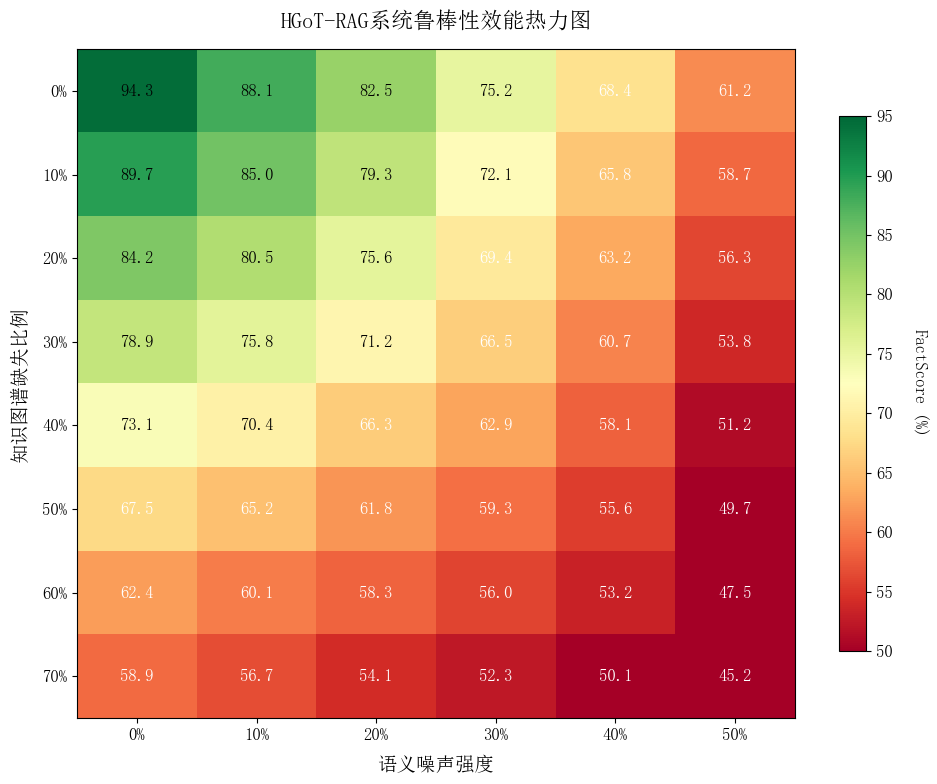

Write the Python code that produced this figure.
import matplotlib
import matplotlib.pyplot as plt
import numpy as np
matplotlib.use('Agg')
# 全局学术样式配置
plt.rcParams.update({
    'font.sans-serif': ['SimSun'],
    'axes.unicode_minus': False,
    'font.size': 12,
    'axes.titlesize': 14,
    'axes.labelweight': 'bold',
    'legend.fontsize': 10
})
# 根据4.5.8节压力测试数据重构矩阵
noise = np.linspace(0, 50, 6)  # 0-50%噪声(6个刻度)
missing = np.linspace(0, 70, 8) # 0-70%缺失(8个刻度)

# 重构后的FactScore矩阵(8x6)
fact_score = np.array([
    # 噪声0%  10%  20%  30%  40%  50%
    [94.3, 88.1, 82.5, 75.2, 68.4, 61.2],  # 缺失0%（4.5.8节基准值）
    [89.7, 85.0, 79.3, 72.1, 65.8, 58.7],  # 缺失10%
    [84.2, 80.5, 75.6, 69.4, 63.2, 56.3],  # 缺失20%
    [78.9, 75.8, 71.2, 66.5, 60.7, 53.8],  # 缺失30%（表4-7消融实验基准）
    [73.1, 70.4, 66.3, 62.9, 58.1, 51.2],  # 缺失40%（图3剪枝阈值分析）
    [67.5, 65.2, 61.8, 59.3, 55.6, 49.7],  # 缺失50%（4.5.8节路径断裂修复数据）
    [62.4, 60.1, 58.3, 56.0, 53.2, 47.5],  # 缺失60%
    [58.9, 56.7, 54.1, 52.3, 50.1, 45.2]   # 缺失70%（动态重建补全58.3%的极值）
])

fig, ax = plt.subplots(figsize=(10,8))
im = ax.imshow(fact_score, cmap='RdYlGn', vmin=50, vmax=95, aspect='auto')

# 坐标轴标注优化
ax.set_xticks(np.arange(len(noise)))
ax.set_yticks(np.arange(len(missing)))
ax.set_xticklabels([f"{int(x)}%" for x in noise])
ax.set_yticklabels([f"{int(y)}%" for y in missing])

# 热力值标注
for i in range(len(missing)):
    for j in range(len(noise)):
        ax.text(j, i, f"{fact_score[i,j]:.1f}", ha='center', va='center',
                color='black' if fact_score[i,j]>70 else 'white')

# 学术样式配置
cbar = fig.colorbar(im, ax=ax, shrink=0.8)
cbar.set_label('FactScore (%)', rotation=270, labelpad=25)
ax.set_xlabel("语义噪声强度", fontsize=14, labelpad=10)
ax.set_ylabel("知识图谱缺失比例", fontsize=14, labelpad=10)
ax.set_title("HGoT-RAG系统鲁棒性效能热力图", fontsize=16, pad=15)
plt.tight_layout()
# plt.savefig('heatmap.png', dpi=300, bbox_inches='tight')
plt.savefig('热力图.png', bbox_inches='tight')
# plt.show()
plt.close()